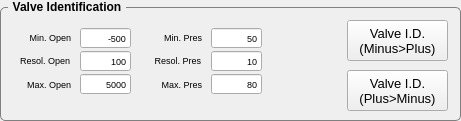
  <widget class="QGroupBox" name="GB_JointSelection_8">
   <property name="geometry">
    <rect>
     <x>20</x>
     <y>228</y>
     <width>461</width>
     <height>121</height>
    </rect>
   </property>
   <property name="font">
    <font>
     <weight>75</weight>
     <bold>true</bold>
    </font>
   </property>
   <property name="styleSheet">
    <string notr="true">QGroupBox {
    border: 1px solid gray;
    border-radius: 5px;
    margin-top: 7px;
}

QGroupBox::title {
    subcontrol-origin: margin;
    left: 8px;
    padding: 0 3px 0 3px;
}
</string>
   </property>
   <property name="title">
    <string>Valve Identification</string>
   </property>
   <widget class="QLabel" name="label_57">
    <property name="geometry">
     <rect>
      <x>0</x>
      <y>27</y>
      <width>71</width>
      <height>21</height>
     </rect>
    </property>
    <property name="font">
     <font>
      <pointsize>7</pointsize>
     </font>
    </property>
    <property name="text">
     <string>Min. Open</string>
    </property>
    <property name="alignment">
     <set>Qt::AlignRight|Qt::AlignTrailing|Qt::AlignVCenter</set>
    </property>
   </widget>
   <widget class="QLineEdit" name="EDIT_LIGHT_VALVEID_OPEN_RESOL">
    <property name="geometry">
     <rect>
      <x>80</x>
      <y>51</y>
      <width>51</width>
      <height>20</height>
     </rect>
    </property>
    <property name="font">
     <font>
      <pointsize>7</pointsize>
     </font>
    </property>
    <property name="text">
     <string>100</string>
    </property>
    <property name="alignment">
     <set>Qt::AlignRight|Qt::AlignTrailing|Qt::AlignVCenter</set>
    </property>
   </widget>
   <widget class="QLineEdit" name="EDIT_LIGHT_VALVEID_OPEN_MIN">
    <property name="geometry">
     <rect>
      <x>80</x>
      <y>28</y>
      <width>51</width>
      <height>20</height>
     </rect>
    </property>
    <property name="font">
     <font>
      <pointsize>7</pointsize>
     </font>
    </property>
    <property name="text">
     <string>-500</string>
    </property>
    <property name="alignment">
     <set>Qt::AlignRight|Qt::AlignTrailing|Qt::AlignVCenter</set>
    </property>
   </widget>
   <widget class="QLabel" name="label_48">
    <property name="geometry">
     <rect>
      <x>20</x>
      <y>74</y>
      <width>51</width>
      <height>21</height>
     </rect>
    </property>
    <property name="font">
     <font>
      <pointsize>7</pointsize>
     </font>
    </property>
    <property name="text">
     <string>Max. Open</string>
    </property>
    <property name="alignment">
     <set>Qt::AlignRight|Qt::AlignTrailing|Qt::AlignVCenter</set>
    </property>
   </widget>
   <widget class="QLabel" name="label_55">
    <property name="geometry">
     <rect>
      <x>9</x>
      <y>50</y>
      <width>61</width>
      <height>21</height>
     </rect>
    </property>
    <property name="font">
     <font>
      <pointsize>7</pointsize>
     </font>
    </property>
    <property name="text">
     <string>Resol. Open</string>
    </property>
    <property name="alignment">
     <set>Qt::AlignRight|Qt::AlignTrailing|Qt::AlignVCenter</set>
    </property>
   </widget>
   <widget class="QLineEdit" name="EDIT_LIGHT_VALVEID_OPEN_MAX">
    <property name="geometry">
     <rect>
      <x>80</x>
      <y>74</y>
      <width>51</width>
      <height>20</height>
     </rect>
    </property>
    <property name="font">
     <font>
      <pointsize>7</pointsize>
     </font>
    </property>
    <property name="text">
     <string>5000</string>
    </property>
    <property name="alignment">
     <set>Qt::AlignRight|Qt::AlignTrailing|Qt::AlignVCenter</set>
    </property>
   </widget>
   <widget class="QPushButton" name="BTN_LIGHT_ANKLE_VALVE_IDENTIFICATION">
    <property name="enabled">
     <bool>true</bool>
    </property>
    <property name="geometry">
     <rect>
      <x>347</x>
      <y>20</y>
      <width>101</width>
      <height>41</height>
     </rect>
    </property>
    <property name="font">
     <font>
      <pointsize>10</pointsize>
     </font>
    </property>
    <property name="text">
     <string>Valve I.D.
(Minus&gt;Plus)</string>
    </property>
   </widget>
   <widget class="QPushButton" name="BTN_LIGHT_ANKLE_VALVE_IDENTIFICATION_NEG">
    <property name="enabled">
     <bool>true</bool>
    </property>
    <property name="geometry">
     <rect>
      <x>347</x>
      <y>70</y>
      <width>101</width>
      <height>41</height>
     </rect>
    </property>
    <property name="font">
     <font>
      <pointsize>10</pointsize>
     </font>
    </property>
    <property name="text">
     <string>Valve I.D.
(Plus&gt;Minus)</string>
    </property>
   </widget>
   <widget class="QLineEdit" name="EDIT_LIGHT_VALVEID_PRES_MIN">
    <property name="geometry">
     <rect>
      <x>211</x>
      <y>28</y>
      <width>51</width>
      <height>20</height>
     </rect>
    </property>
    <property name="font">
     <font>
      <pointsize>7</pointsize>
     </font>
    </property>
    <property name="text">
     <string>50</string>
    </property>
    <property name="alignment">
     <set>Qt::AlignRight|Qt::AlignTrailing|Qt::AlignVCenter</set>
    </property>
   </widget>
   <widget class="QLineEdit" name="EDIT_LIGHT_VALVEID_PRES_RESOL">
    <property name="geometry">
     <rect>
      <x>211</x>
      <y>51</y>
      <width>51</width>
      <height>20</height>
     </rect>
    </property>
    <property name="font">
     <font>
      <pointsize>7</pointsize>
     </font>
    </property>
    <property name="text">
     <string>10</string>
    </property>
    <property name="alignment">
     <set>Qt::AlignRight|Qt::AlignTrailing|Qt::AlignVCenter</set>
    </property>
   </widget>
   <widget class="QLineEdit" name="EDIT_LIGHT_VALVEID_PRES_MAX">
    <property name="geometry">
     <rect>
      <x>211</x>
      <y>74</y>
      <width>51</width>
      <height>20</height>
     </rect>
    </property>
    <property name="font">
     <font>
      <pointsize>7</pointsize>
     </font>
    </property>
    <property name="text">
     <string>80</string>
    </property>
    <property name="alignment">
     <set>Qt::AlignRight|Qt::AlignTrailing|Qt::AlignVCenter</set>
    </property>
   </widget>
   <widget class="QLabel" name="label_60">
    <property name="geometry">
     <rect>
      <x>131</x>
      <y>27</y>
      <width>71</width>
      <height>21</height>
     </rect>
    </property>
    <property name="font">
     <font>
      <pointsize>7</pointsize>
     </font>
    </property>
    <property name="text">
     <string>Min. Pres</string>
    </property>
    <property name="alignment">
     <set>Qt::AlignRight|Qt::AlignTrailing|Qt::AlignVCenter</set>
    </property>
   </widget>
   <widget class="QLabel" name="label_54">
    <property name="geometry">
     <rect>
      <x>151</x>
      <y>74</y>
      <width>51</width>
      <height>21</height>
     </rect>
    </property>
    <property name="font">
     <font>
      <pointsize>7</pointsize>
     </font>
    </property>
    <property name="text">
     <string>Max. Pres</string>
    </property>
    <property name="alignment">
     <set>Qt::AlignRight|Qt::AlignTrailing|Qt::AlignVCenter</set>
    </property>
   </widget>
   <widget class="QLabel" name="label_56">
    <property name="geometry">
     <rect>
      <x>140</x>
      <y>50</y>
      <width>61</width>
      <height>21</height>
     </rect>
    </property>
    <property name="font">
     <font>
      <pointsize>7</pointsize>
     </font>
    </property>
    <property name="text">
     <string>Resol. Pres</string>
    </property>
    <property name="alignment">
     <set>Qt::AlignRight|Qt::AlignTrailing|Qt::AlignVCenter</set>
    </property>
   </widget>
  </widget>
